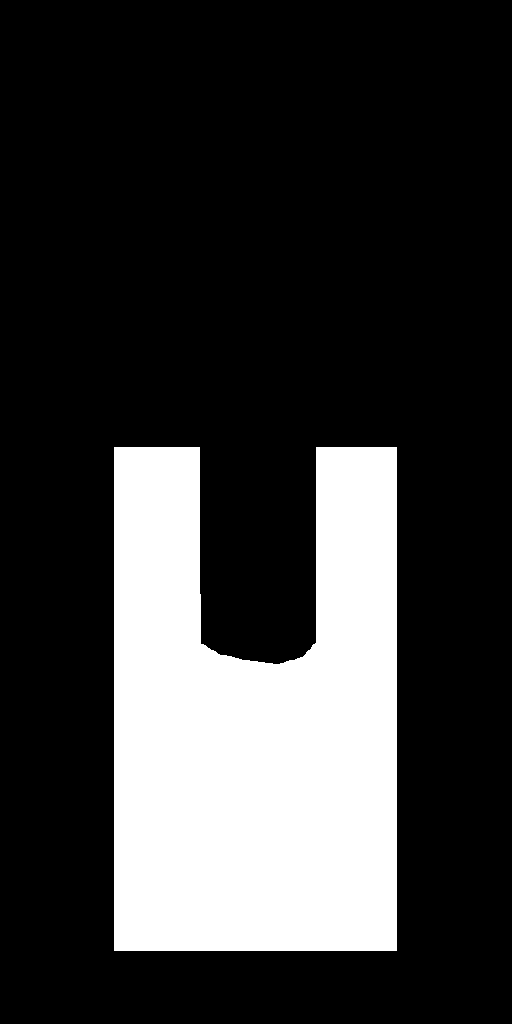
#> input picture art/conversion/body-dromad-child/v1/body-mask-south.png, 512 x 1024 px, given in place of isolated-proposal.png, which was not available
$ python register-garment.py
#> lines starting #> are read from the running program, lines starting #| are printed output that depends on the picture; after the words box and inside, x2 and y2 are one past the last pixel; in counts of white or black regions, pixels touching at a corner belong together; pictures that were not available may be replaced by others from this repository, and a replacement may not be noted
"""Fit refined fabric to the explicit neck/hump pattern, never to a new body."""
from pathlib import Path
import hashlib,json
from PIL import Image,ImageChops,ImageDraw,ImageFont,ImageOps
HERE=Path(__file__).resolve().parent;ROOT=HERE.parents[3];BODY=ROOT/'art/conversion/body-dromad-child/v1'
def sha(p):return hashlib.sha256(p.read_bytes()).hexdigest()
source=Image.open(HERE/'isolated-proposal.png').convert('RGBA')
regions={'south':(41,341,518,804),'east':(588,321,923,805),'north':(975,342,1451,804)}
body_model=json.loads((BODY/'model.json').read_text());model=json.loads((HERE.parent/'v1/registered/model.json').read_text());model['views']={}
#> (reads art/conversion/fit-yrame-horns/v1/model.json from the repository)
model['layer_order']='body -> head/detail -> collar garment, with precise painted-arm overlap';model['body_sha256']=sha(BODY/'model.json')
decisions={'method':'Use a plain interior fabric swatch from the actual isolated refinement inside the explicit editable garment pattern. Discard generated contour/rope placement rather than warping body or extrapolating proposal holes. Body/head/frame are unchanged; editable paths own collar, sleeves, folds and rope.','material_swatch':[180,450,355,590],'body_sha256':sha(BODY/'model.json'),'views':{}}
assembled={};intact={};effective={}
for facing,region in regions.items():
    pattern=Image.open(HERE/f'constructed-{facing}.png').convert('RGBA');alpha=pattern.getchannel('A');target=alpha.getbbox();width=target[2]-target[0];height=target[3]-target[1]
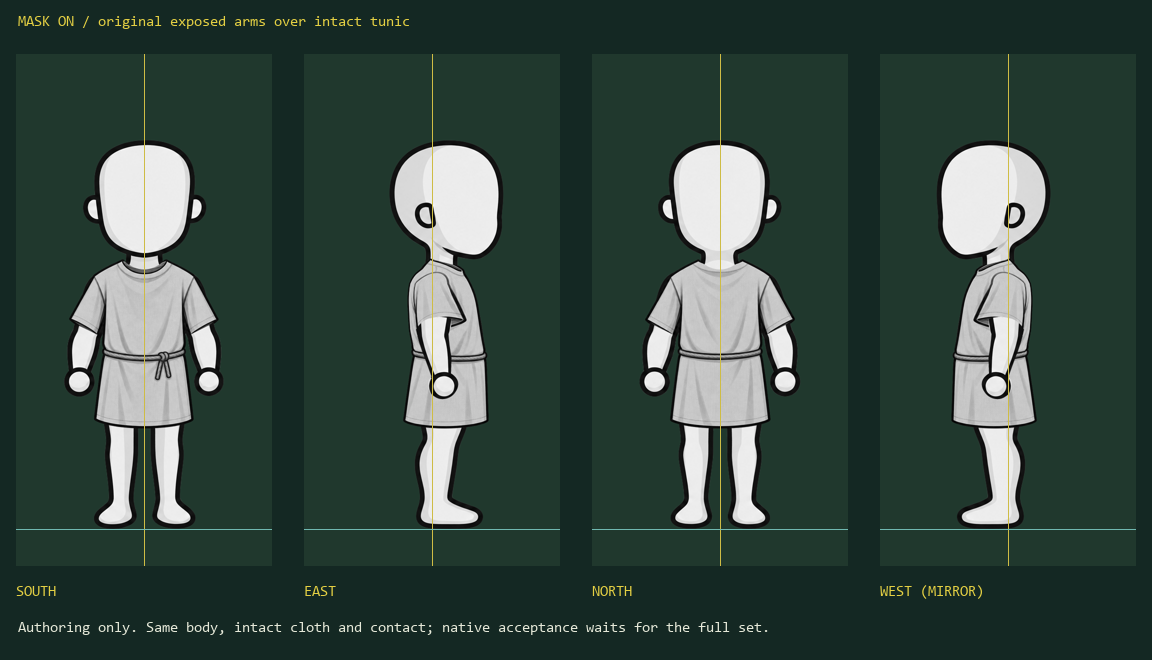
#> input picture art/conversion/fit-human-child-woven-tunic/v5/assembly-comparison.png, 1152 x 660 px, given in place of constructed-south.png, which was not available
#> after `alpha = pattern.getchannel('A')`: alpha: PIL image 1152x660 L; every value is 255
#> after `target = alpha.getbbox()`: target = (0, 0, 1152, 660)
#> after `width = target[2] - target[0]`: width = 1152
#> after `height = target[3] - target[1]`: height = 660
    swatch=source.crop((180,450,355,590))
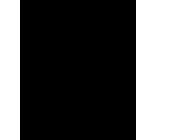
#> swatch: PIL image 175x140 RGBA; mean R, G, B, A 86, 86, 86, 255
    assert swatch.getchannel('A').getextrema()[0]>=250,'Selected material must contain cloth, with no transparent gaps.'
    filled=ImageOps.grayscale(swatch).resize((width,height),Image.Resampling.LANCZOS)
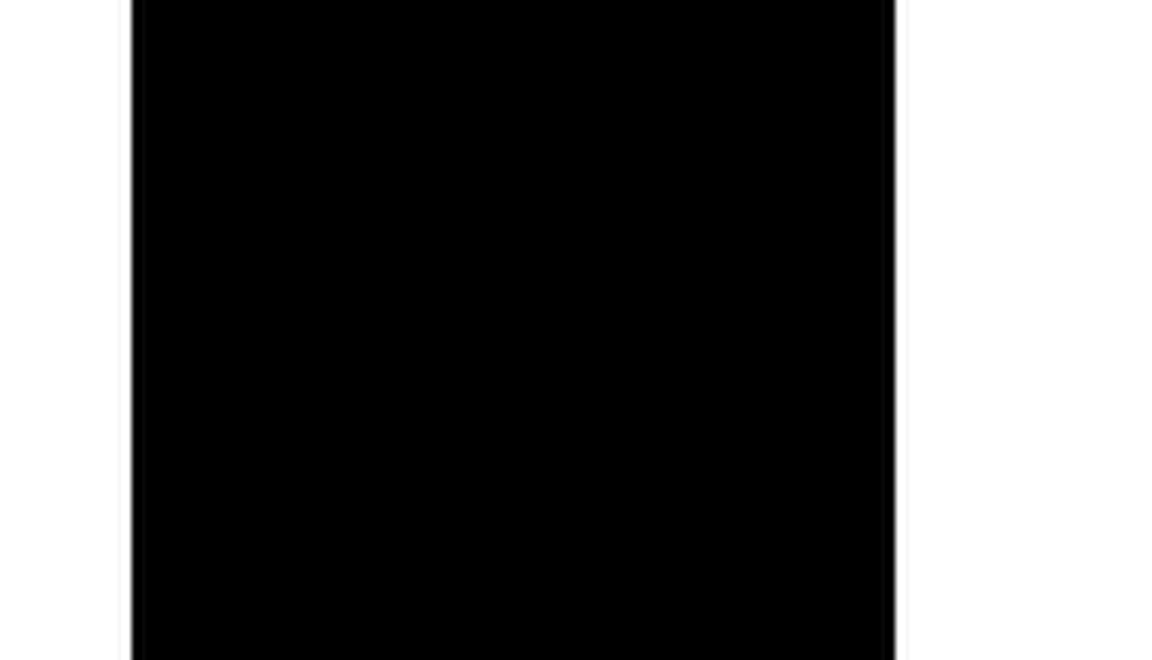
#> filled: PIL image 1152x660 L; min 0, max 255, mean 86
    texture=Image.new('L',(512,1024));texture.paste(filled,target[:2]);pgray=ImageOps.grayscale(pattern)
#> after `texture = Image.new('L', (512, 1024))`: texture: PIL image 512x1024 L; every value is 0
#> after `texture.paste(filled, target[:2])`:
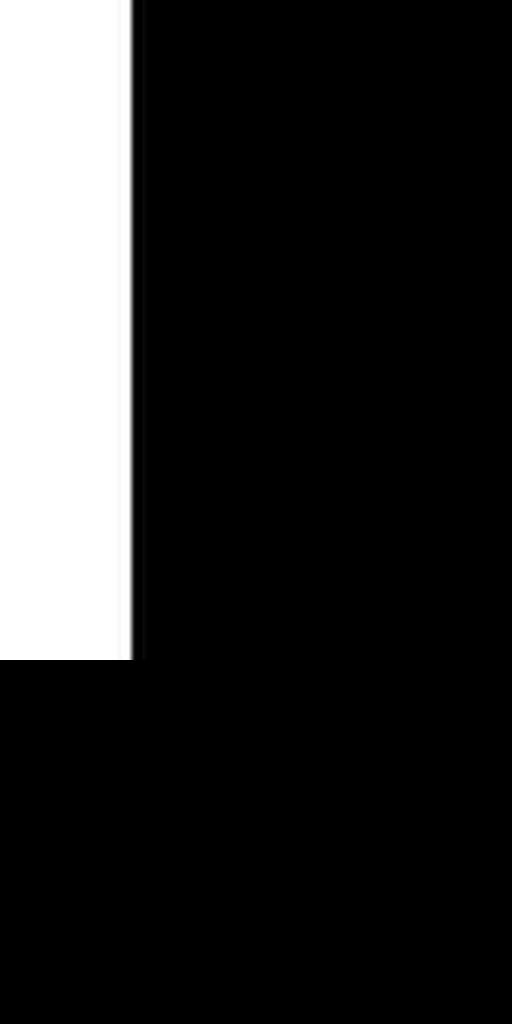
#> texture: PIL image 512x1024 L; min 0, max 255, mean 42.3
#> after `pgray = ImageOps.grayscale(pattern)`:
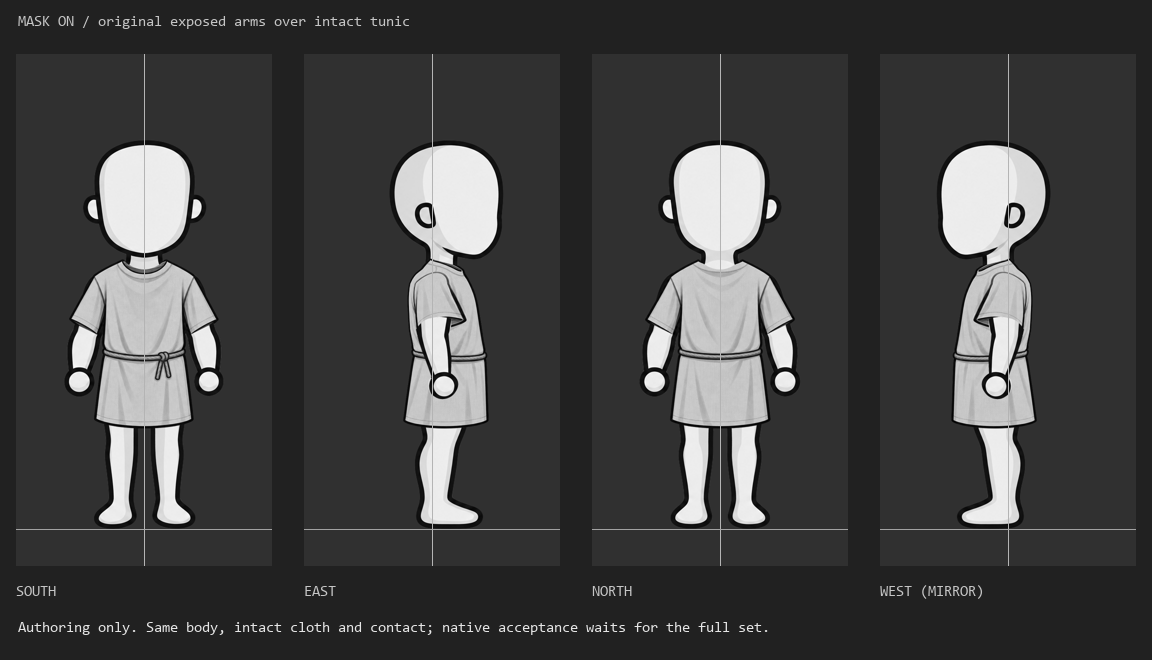
#> pgray: PIL image 1152x660 L; min 0, max 255, mean 66.2
    # Editable edge/rope ownership supplies the final contour, not a blanket
    # subtraction of the head. The refined output supplies fabric rendering.
    edge=ImageChops.multiply(pgray.point(lambda v:255 if v<190 else 0),alpha)
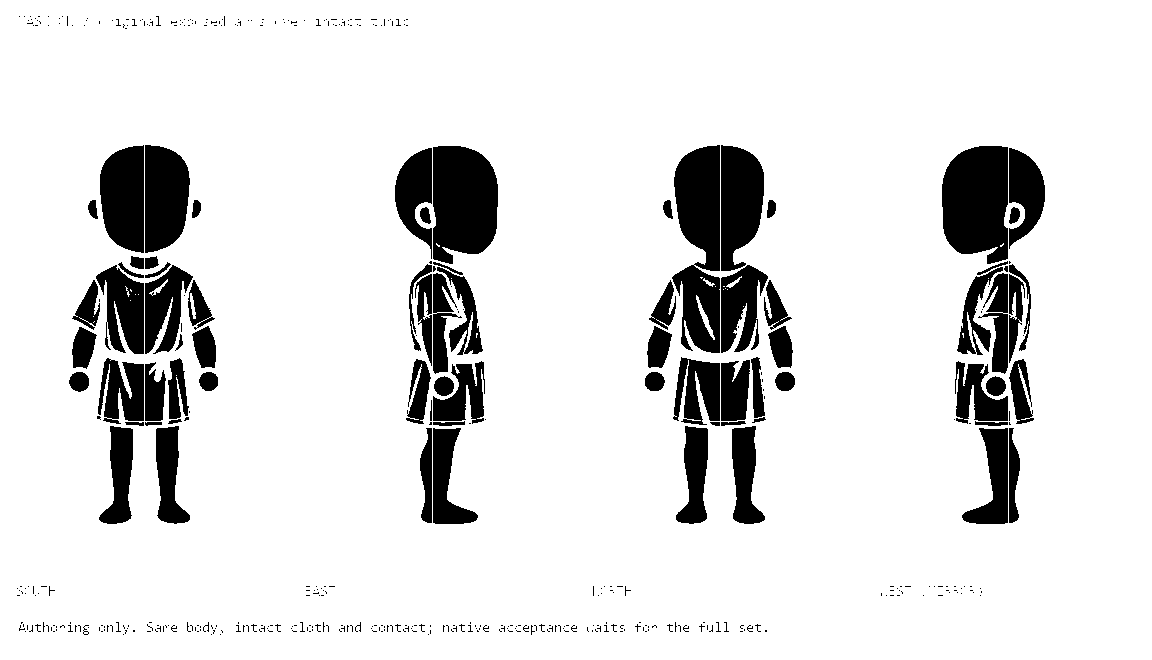
#> edge: PIL image 1152x660 L; 88% white; 470 black regions (394 under 20 px), largest, box (x1, y1, x2, y2) and area: (672, 145, 720, 353) 7172, (942, 146, 1008, 264) 6547, (433, 146, 498, 264) 6458
    texture.paste(pgray,mask=edge);cloth=Image.merge('RGBA',(texture,texture,texture,alpha));cloth.save(HERE/f'intact-tunic-{facing}.png');intact[facing]=cloth.copy()
#> after `texture.paste(pgray, mask=edge)`:
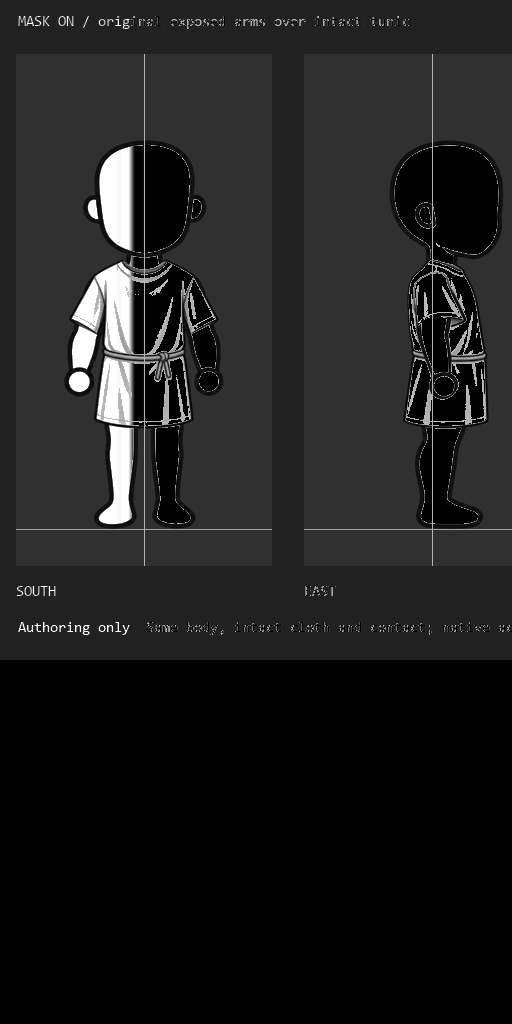
#> texture: PIL image 512x1024 L; min 0, max 255, mean 30.5
#> (the run stopped early here; a loop or call above may not have finished)
